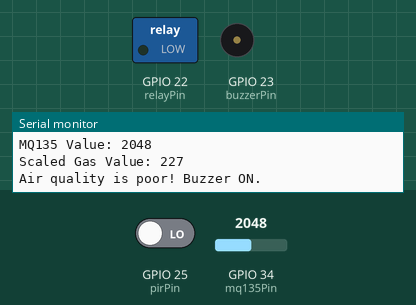
Simulated run of this sketch. Board: ESP32. Parts: switched loads named in the sketch (green lamp = pin HIGH), buzzer (waves = sounding, pin HIGH), the last lines printed to the serial monitor. The inputs (shaded band) are chosen by the test bench; at power-on: GPIO 34 (mq135Pin) = 2048, GPIO 25 (pirPin) LOW. WiFi joins after 1.5 s; servers stay silent unless stated.

Above: at 3.3 s.
3.4 s: GPIO 34 (mq135Pin) set to 974
6.1 s: GPIO 34 (mq135Pin) set to 841
At 7.4 s:
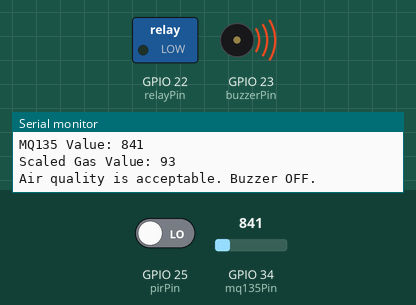
9.6 s: GPIO 25 (pirPin) driven HIGH
At 10.7 s:
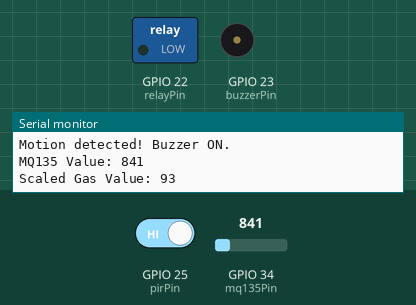
13.6 s: GPIO 25 (pirPin) driven LOW
At 15.1 s:
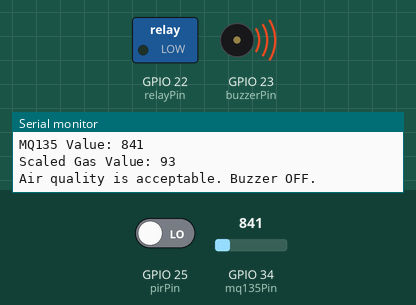
16.3 s: GPIO 34 (mq135Pin) set to 1228
At 18.5 s:
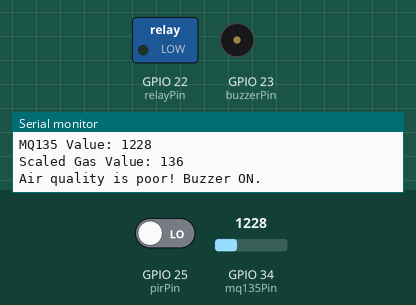
Timing chart, 0 to 20.0 s (numbered marks = the images above; inputs shaded):
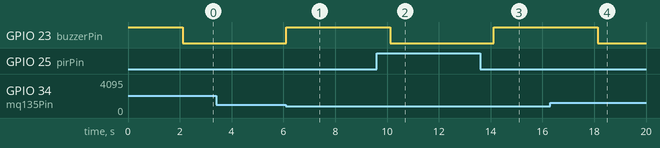

Measured:
- the behaviour switches between 909 and 908 on GPIO 34 (mq135Pin) (found by bisection; images 0 and 1)
- after the input at 6.1 s, GPIO 23 (buzzerPin): LOW → HIGH at once
- after the input at 9.6 s, GPIO 23 (buzzerPin): HIGH → LOW after 0.52 s
- after the input at 13.6 s, GPIO 23 (buzzerPin): LOW → HIGH after 0.52 s
- after the input at 16.3 s, GPIO 23 (buzzerPin): HIGH → LOW after 1.8 s

The sketch:

sketch_dec25a.ino
```cpp
// Include the necessary libraries for Blynk IoT
#define BLYNK_TEMPLATE_ID "TMPL4iJCjLX0H"
#define BLYNK_TEMPLATE_NAME "Home"
#include <BlynkSimpleEsp32.h>

// Blynk Authentication Token from the app
char auth[] = "zRP4JRUfkXA7iuVq75vI5hFQr9rIQFWg"; // Enter your Auth token

// Wi-Fi credentials
char ssid[] = "Oneplus1"; // Enter your Wi-Fi name
char pass[] = "asdfghjkl1"; // Enter your Wi-Fi password

// Define the pins
const int pirPin = 25;    // Pin for the PIR sensor (GPIO 25)
const int mq135Pin = 34;   // Pin for the MQ135 sensor (GPIO 34)
const int buzzerPin = 23;  // Pin for the buzzer (GPIO 23)
const int relayPin = 22;   // Pin for the relay (GPIO 22)

// Threshold for air quality (set to 100 for buzzing)
const int threshold = 100;  // Buzzer will turn on if the scaled value exceeds 100

// Variables to store sensor values
int motionDetected = LOW;  // Variable to store PIR sensor state
int mq135Value = 0;        // Variable to store MQ135 sensor value
int scaledGasValue = 0;    // Scaled gas value from 1 to 100
bool pirEnabled = true;    // Flag to control PIR sensor functionality

// Timer variables
unsigned long motionStartTime = 0;  // To store the time when motion was first detected
const unsigned long motionDuration = 10000;  // 10 seconds for the buzzer to stay on

// Define virtual pins for Blynk
#define VIRTUAL_PIN_MOTION  V0  // Virtual Pin for PIR sensor
#define VIRTUAL_PIN_AIR_QUALITY  V1  // Virtual Pin for MQ135 sensor
#define VIRTUAL_PIN_PIR_CONTROL V5  // Virtual Pin for manual PIR control
#define VIRTUAL_PIN_RELAY_CONTROL V4 // Virtual Pin for Relay control

// Function to handle manual PIR control from the Blynk app
BLYNK_WRITE(VIRTUAL_PIN_PIR_CONTROL) {
  pirEnabled = param.asInt();  // Update the pirEnabled flag based on button state
  if (!pirEnabled) {
    Serial.println("PIR sensor disabled via manual control.");
    digitalWrite(buzzerPin, HIGH);  // Turn off the buzzer if PIR is disabled
    motionStartTime = 0;            // Reset motion detection timer
  } else {
    Serial.println("PIR sensor enabled via manual control.");
  }
}

// Function to handle relay control from the Blynk app
BLYNK_WRITE(VIRTUAL_PIN_RELAY_CONTROL) {
  int relayState = param.asInt(); // Get the state of the relay from the button (0 or 1)
  if (relayState == 1) {
    digitalWrite(relayPin, HIGH);  // Turn the relay ON
    Serial.println("Relay ON.");
  } else {
    digitalWrite(relayPin, LOW);   // Turn the relay OFF
    Serial.println("Relay OFF.");
  }
}

void setup() {
  // Initialize the PIR sensor pin as an input with internal pull-down resistor
  pinMode(pirPin, INPUT_PULLDOWN);  // Enable internal pull-down resistor

  // Initialize the MQ135 sensor pin as an input
  pinMode(mq135Pin, INPUT);

  // Initialize the buzzer pin as an output
  pinMode(buzzerPin, OUTPUT);

  // Initialize the relay pin as an output
  pinMode(relayPin, OUTPUT);

  // Ensure the buzzer is off initially (Active-low buzzer)
  digitalWrite(buzzerPin, HIGH);  // Active low: HIGH turns off the buzzer

  // Ensure the relay is off initially
  digitalWrite(relayPin, LOW);    // Relay is off initially

  // Start Serial Monitor for debugging
  Serial.begin(115200);

  // Inform the user that the system has started
  Serial.println("System started. Monitoring motion and air quality...");

  // Connect to Wi-Fi
  Blynk.begin(auth, ssid, pass);

  // Wait until connected to Blynk
  while (Blynk.connect() == false) {
    // Wait for the connection to Blynk server
  }
  Serial.println("Connected to Blynk!");
}

void loop() {
  if (pirEnabled) {
    // Read the PIR sensor state
    motionDetected = digitalRead(pirPin);

    // Check if motion is detected
    if (motionDetected == HIGH) {  // Motion detected by PIR
      digitalWrite(buzzerPin, LOW);  // Turn buzzer ON (Active Low)
      Serial.println("Motion detected! Buzzer ON.");

      // Start the timer when motion is detected
      if (motionStartTime == 0) {  // If the timer hasn't started yet
        motionStartTime = millis();  // Record the time when motion is first detected
      }
    }
    // If no motion detected, turn off the buzzer
    else {
      digitalWrite(buzzerPin, HIGH);  // Turn buzzer OFF (Active Low)
      Serial.println("No motion. Buzzer OFF.");
      motionStartTime = 0;  // Reset the timer when no motion is detected
    }

    // If the buzzer has been on for 10 seconds (motion detected for 10 seconds)
    if (motionStartTime > 0 && millis() - motionStartTime >= motionDuration) {
      digitalWrite(buzzerPin, HIGH);  // Turn buzzer OFF after 10 seconds (Active Low)
      Serial.println("Buzzer OFF after 10 seconds of motion.");
      motionStartTime = 0;  // Reset the timer
    }
  } else {
    motionDetected = LOW;  // Reset motion detection status when PIR is disabled
  }

  // Read the analog value from MQ135 sensor
  mq135Value = analogRead(mq135Pin);

  // Scale the MQ135 value from 1-1000 to 1-100
  scaledGasValue = map(mq135Value, 0, 900, 0, 100);

  // Debugging: Print the MQ135 sensor value and scaled gas value to the Serial Monitor
  Serial.print("MQ135 Value: ");
  Serial.println(mq135Value);

  Serial.print("Scaled Gas Value: ");
  Serial.println(scaledGasValue);

  // Check if air quality (scaled gas value) exceeds the threshold
  if (scaledGasValue > threshold) {  // Scaled gas value is poor (value > threshold)
    digitalWrite(buzzerPin, LOW);  // Turn buzzer ON (Active Low)
    Serial.println("Air quality is poor! Buzzer ON.");
  }
  // If air quality is acceptable, turn off the buzzer
  else if (motionStartTime == 0) {  // Only turn off buzzer if no motion was detected
    digitalWrite(buzzerPin, HIGH);  // Turn buzzer OFF (Active Low)
    Serial.println("Air quality is acceptable. Buzzer OFF.");
  }

  // Send data to Blynk app
  Blynk.virtualWrite(VIRTUAL_PIN_MOTION, motionDetected);  // Send motion detected status to Blynk app
  Blynk.virtualWrite(VIRTUAL_PIN_AIR_QUALITY, scaledGasValue);  // Send scaled gas value to Blynk app

  // Add delay to ensure PIR sensor stabilizes and to debounce it
  delay(2000);

  // Ensure Blynk runs in the loop
  Blynk.run();
}
```
